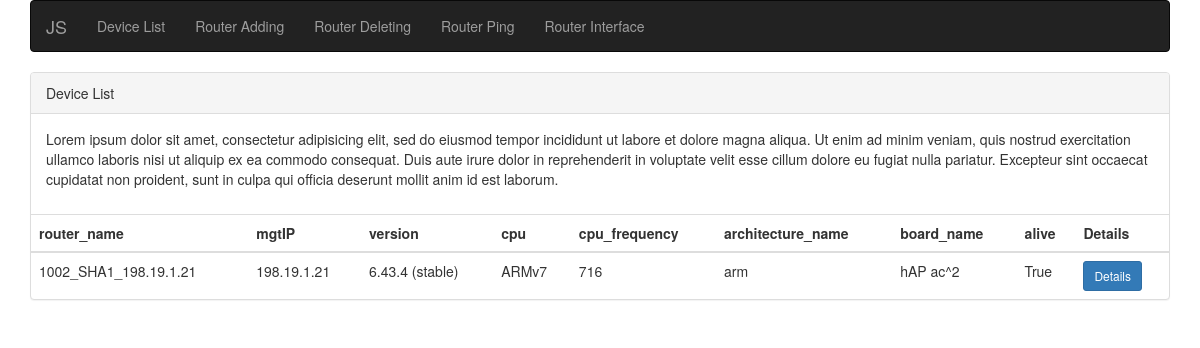
/app_sdwan/devicelist/, run on an earlier commit of the app's database.
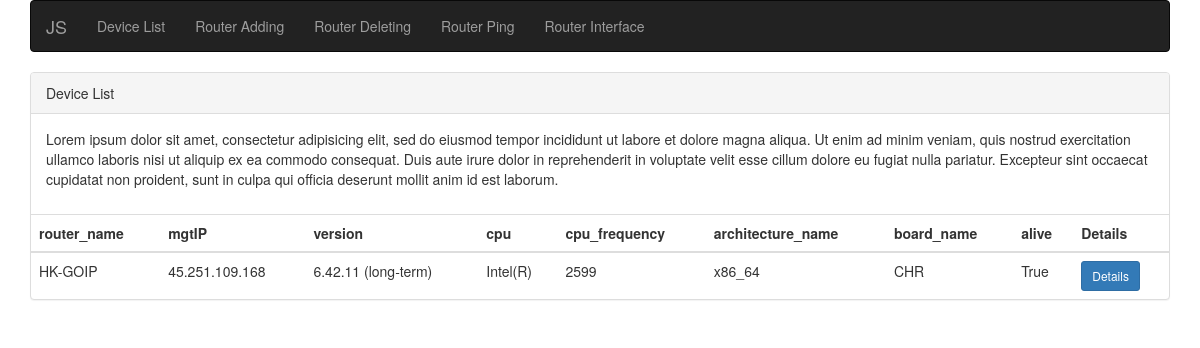
And on a later commit of the database.
### app_sdwan/models.py (models this page shows, shortened)
class ClassModel_Router_Basicinfo(models.Model):
    router_name = models.CharField(max_length = 60,unique=True)
    mgtIP = models.CharField(max_length = 60)
    version = models.CharField(max_length = 60)
    cpu = models.CharField(max_length = 60)
    cpu_frequency = models.CharField(max_length = 60)
    architecture_name = models.CharField(max_length = 60)
    board_name = models.CharField(max_length = 60)
    alive = models.CharField(max_length = 60)

### app_sdwan/views.py (the view)
def devicelist(request):
    devicelist = ClassModel_Router_Basicinfo.objects.order_by('router_name')
    devicelist_dict = {'device_status':devicelist}
    return render(request,'app_sdwan/devicelist.html',devicelist_dict)

### templates/app_sdwan/devicelist.html
<!DOCTYPE html>
{% extends "app_sdwan/base.html" %}
    {% block body_block%}
    <div class="panel panel-default" >
      <div class="panel-heading">Device List</div>
      <div class="panel-body">
        <p>Lorem ipsum dolor sit amet, consectetur adipisicing elit, sed do eiusmod tempor incididunt ut labore et dolore magna aliqua. Ut enim ad minim veniam, quis nostrud exercitation ullamco laboris nisi ut aliquip ex ea commodo consequat. Duis aute irure dolor in reprehenderit in voluptate velit esse cillum dolore eu fugiat nulla pariatur. Excepteur sint occaecat cupidatat non proident, sunt in culpa qui officia deserunt mollit anim id est laborum.</p>
      </div>
      {% if device_status %}
      <table class="table table-hover">
        <thead>
          <th>router_name</th>
          <th>mgtIP</th>
          <th>version</th>
          <th>cpu</th>
          <th>cpu_frequency</th>
          <th>architecture_name</th>
          <th>board_name</th>
          <th>alive</th>
          <th>Details</th>
        </thead>
        {% for ds in device_status %}
        <tr>
          <td>{{ds.router_name}}</td>
          <td>{{ds.mgtIP}}</td>
          <td>{{ds.version}}</td>
          <td>{{ds.cpu}}</td>
          <td>{{ds.cpu_frequency}}</td>
          <td>{{ds.architecture_name}}</td>
          <td>{{ds.board_name}}</td>
          <td>{{ds.alive}}</td>
          <td><a href="{% url 'app_sdwan:routeradding' %}" class="btn btn-primary btn-lg btn-sm" role="button">Details</a></td>
        </tr>
        {% endfor %}
        {% endif %}
      </table>
    </div>
    {% endblock %}

What changed in the data, as far as the page shows it:
removed ClassModel_Router_Basicinfo: router_name "1002_SHA1_198.19.1.21", mgtIP "198.19.1.21", version "6.43.4 (stable)", cpu "ARMv7", cpu_frequency "716", architecture_name "arm", board_name "hAP ac^2", alive "True"
added ClassModel_Router_Basicinfo: router_name "HK-GOIP", mgtIP "45.251.109.168", version "6.42.11 (long-term)", cpu "Intel(R)", cpu_frequency "2599", architecture_name "x86_64", board_name "CHR", alive "True"
